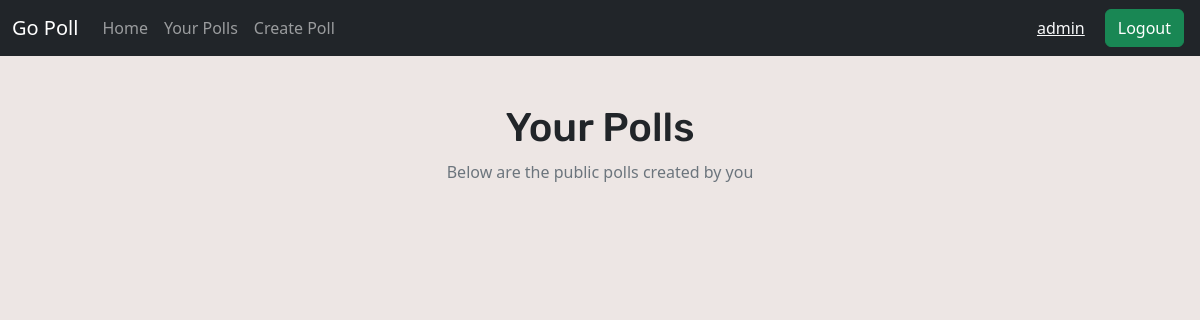
Page /user_polls (signed in) on the earlier database version.
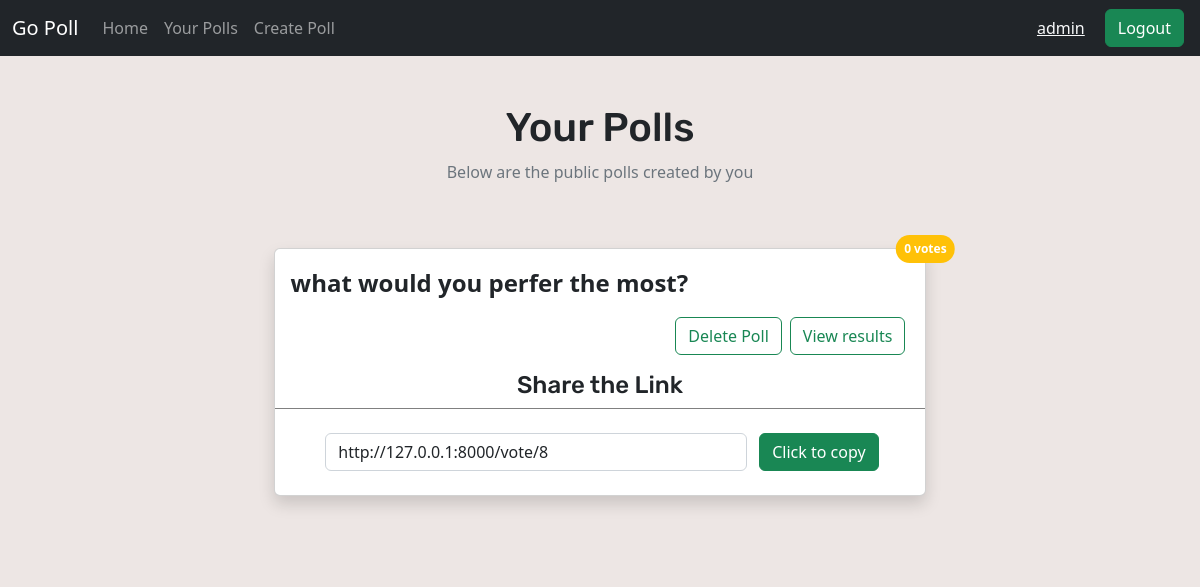
Same page on the later database version.
### home/models.py (models this page shows, shortened)
class Poll(models.Model):
    question=models.TextField()
    option_one=models.CharField(max_length=20)
    option_two=models.CharField(max_length=20)
    option_three=models.CharField(max_length=20)
    option_one_count=models.IntegerField(default=0)
    option_two_count=models.IntegerField(default=0)
    option_three_count=models.IntegerField(default=0)
    deadline=models.DateField(default=datetime.now().today())
    created_by=models.CharField(max_length=20,default="user")

### home/views.py (the view)
# urls.py: path("user_polls",views. userPolls,name="userPolls"),
def userPolls(request):
    polls=Poll.objects.all().filter(created_by=request.user)  #filtering polls created by logged in user
    template = loader.get_template('userPolls.html')
    context={
        'polls':polls
    }
    return HttpResponse(template.render(context, request))

### templates/userPolls.html (shortened to what this page needs)
{% extends 'base.html' %}
{% block body %}
<div class="container overflow-hidden" style="background-color:#ede6e4">
    <div class="d-flex justify-content-center align-items-center flex-column my-5">
        <h1>Your Polls</h1>
        <span class="text-secondary">Below are the public polls created by you</span>
    </div>
    <div class="d-flex flex-column justify-content-center align-items-center flex-wrap my-5">
        {% for poll in polls %}
        <div class=" relative card shadow d-flex justify-content-center align-items-center my-3" style="width: 80%">
            <div class="card-body" style="width: 100%">
              <p class="card-text fw-bolder fs-4 " style:"font-family: 'Poppins', sans-serif">{{poll.question}}</p>
              <div class="d-flex justify-content-end align-items-center">
                <a href="delete/{{poll.id}}"><button type="button" class="btn btn-outline-success mx-1">Delete Poll</button></a>
                <a href="result/{{poll.id}}"><button type="button" class="btn btn-outline-success mx-1">View results</button></a>
              </div>
            </div>
            <h4 class+"font-weight-bold">Share the Link</h4>
            <div class="d-flex justify-content-center align-items-center p-4"  style="width: 100%;border-top: 1px solid gray;" >
                <input type="text" class="form-control mx-2" id={{poll.id}} value="http://127.0.0.1:8000/vote/{{poll.id}}" style="width: 70%">
                <button type="button" class="btn btn-success mx-1" onclick="myFunction({{poll.id}})">
                    Click to copy
                </button>
            </div>
            <span class="position-absolute top-0 start-100 translate-middle badge rounded-pill bg-warning p-2">{{poll.option_one_count|add:poll.option_two_count|add:poll.option_three_count}} votes</span>
        </div>
        {% endfor %}
    </div>
</div>
{% endblock body %}

Differences in the rows shown:
added Poll: question "what would you perfer the most?", id "http://127.0.0.1:8000/vote/8", option_one_count|add "0"
